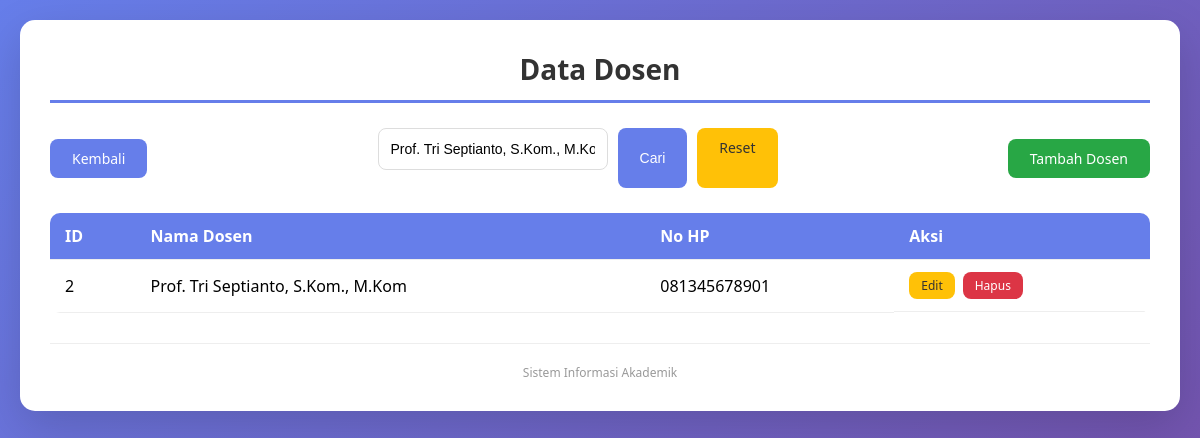
The app's page /Dosen/indexdosen.php?cari=Prof. Tri Septianto, S.Kom., M.Kom with its own data.
### tables this page shows
CREATE TABLE IF NOT EXISTS t_dosen (
    idDosen INT(11) NOT NULL AUTO_INCREMENT,
    namaDosen VARCHAR(50) NOT NULL,
    noHP VARCHAR(25) NOT NULL,
    PRIMARY KEY (idDosen)
);

### Dosen/indexdosen.php (the view, shortened to what this page needs)
<?php
include "../koneksi.php";
$cari = isset($_GET['cari']) ? mysqli_real_escape_string($link, $_GET['cari']) : '';
if ($cari != '') {
    $query = "SELECT * FROM t_dosen WHERE namaDosen LIKE '%$cari%' ORDER BY idDosen ASC";
    $result = mysqli_query($link, $query);
} else {
    $query = "SELECT * FROM t_dosen ORDER BY idDosen ASC";
    $result = mysqli_query($link, $query);
}
?>
<!DOCTYPE html>
<html lang="id">
<head>
    <link rel="stylesheet" href="../style.css">
</head>
<body>
    <div class="container">
        <h1>Data Dosen</h1>
        <div class="search-container">
            <a href="../index.php" class="btn btn-primary">Kembali</a>
            <form action="index.php" method="get" class="search-form">
                <input type="text" name="cari" placeholder="Cari nama dosen..." value="<?php echo htmlspecialchars($cari); ?>">
                <button type="submit" class="btn btn-primary">Cari</button>
                <?php if($cari): ?>
                    <a href="index.php" class="btn btn-edit">Reset</a>
                <?php endif; ?>
            </form>
            <a href="tambah.php" class="btn btn-add">Tambah Dosen</a>
        </div>
        <table>
            <thead>
                <tr>
                    <th>ID</th>
                    <th>Nama Dosen</th>
                    <th>No HP</th>
                    <th>Aksi</th>
                </tr>
            </thead>
            <tbody>
                <?php if (mysqli_num_rows($result) > 0): ?>
                    <?php while($row = mysqli_fetch_assoc($result)): ?>
                        <tr>
                            <td><?php echo $row['idDosen']; ?></td>
                            <td><?php echo htmlspecialchars($row['namaDosen']); ?></td>
                            <td><?php echo htmlspecialchars($row['noHP']); ?></td>
                            <td class="table-actions">
                                <a href="edit.php?id=<?php echo $row['idDosen']; ?>" class="btn btn-edit">Edit</a>
                                <a href="hapus.php?id=<?php echo $row['idDosen']; ?>" class="btn btn-delete" onclick="return confirm('Yakin hapus?')">Hapus</a>
                            </td>
                        </tr>
                    <?php endwhile; ?>
                <?php else: ?>
                    <tr>
                        <td colspan="4" style="text-align:center;">Data tidak ditemukan</td>
                    </tr>
                <?php endif; ?>
            </tbody>
        </table>
        <div class="footer"><p>Sistem Informasi Akademik</p></div>
    </div>
</body>
</html>

### style.css (style rules this page uses)
* { margin: 0; padding: 0; box-sizing: border-box; }
body { font-family: 'Segoe UI', Tahoma, Geneva, Verdana, sans-serif; background: linear-gradient(135deg, #667eea 0%, #764ba2 100%); min-height: 100vh; padding: 20px; }
.container { max-width: 1200px; margin: 0 auto; background: white; border-radius: 15px; padding: 30px; box-shadow: 0 15px 45px rgba(0,0,0,0.15); }
h1 { text-align: center; color: #333; margin-bottom: 25px; font-size: 28px; border-bottom: 3px solid #667eea; padding-bottom: 12px; }
.search-container { display: flex; justify-content: space-between; align-items: center; margin-bottom: 25px; flex-wrap: wrap; gap: 15px; }
.search-form { display: flex; gap: 10px; flex: 1; max-width: 400px; }
.search-form input { flex: 1; padding: 10px 15px; border: 1px solid #ddd; border-radius: 8px; font-size: 14px; }
table { width: 100%; border-collapse: collapse; margin-top: 20px; border-radius: 10px; overflow: hidden; }
th, td { padding: 12px 15px; text-align: left; border-bottom: 1px solid #eee; }
th { background: #667eea; color: white; font-weight: 600; }
input[type="text"], input[type="number"], input[type="email"] { width: 100%; padding: 12px; margin-bottom: 18px; border: 1px solid #ddd; border-radius: 8px; font-size: 14px; }
.btn { display: inline-block; padding: 10px 22px; border: none; border-radius: 8px; cursor: pointer; font-size: 14px; font-weight: 500; text-decoration: none; transition: all 0.3s; }
.btn-primary { background: #667eea; color: white; }
.btn-add { background: #28a745; color: white; }
.btn-edit { background: #ffc107; color: #333; }
.btn-delete { background: #dc3545; color: white; }
.table-actions { display: flex; gap: 8px; }
.table-actions .btn { padding: 5px 12px; font-size: 12px; }
.footer { text-align: center; margin-top: 30px; padding-top: 20px; border-top: 1px solid #eee; color: #999; font-size: 12px; }

### records on screen
t_dosen: idDosen "2", namaDosen "Prof. Tri Septianto, S.Kom., M.Kom", noHP "081345678901"
